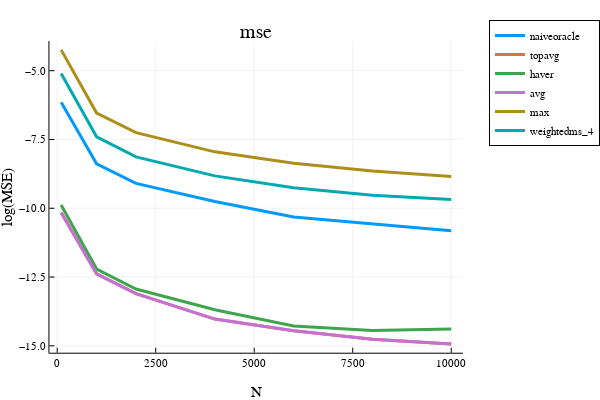

Notebook code cell kept with this figure:
### Code cell
x = opt.N_ary
i = 1; plot(opt.N_ary, log.(mse[:,i]), label=estimator_names[i], linewidth=3)
i = 2; plot!(opt.N_ary, log.(mse[:,i]), label=estimator_names[i], linewidth=3)
i = 3; plot!(opt.N_ary, log.(mse[:,i]), label=estimator_names[i], linewidth=3) 
i = 4; plot!(opt.N_ary, log.(mse[:,i]), label=estimator_names[i], linewidth=3)
i = 5; plot!(opt.N_ary, log.(mse[:,i]), label=estimator_names[i], linewidth=3)
i = 6; plot!(opt.N_ary, log.(mse[:,i]), label=estimator_names[i], linewidth=3)
plot!(xlabel="N", ylabel="log(MSE)", legend=:outertopright)  
title!("mse")

### Figure 1 — Plotly figure (JSON) as saved in the notebook; plotly's stock layout.template omitted (floating-point values rounded to 4 significant figures)
{"data": [{"colorbar": {"title": {"text": ""}}, "legendgroup": "naiveoracle", "line": {"color": "rgba(0, 154, 250, 1.000)", "dash": "solid", "shape": "linear", "width": 3}, "mode": "lines", "name": "naiveoracle", "showlegend": true, "type": "scatter", "x": [100, 1000, 2000, 4000, 6000, 8000, 10000], "xaxis": "x", "y": [-6.143, -8.386, -9.096, -9.755, -10.31, -10.58, -10.82], "yaxis": "y", "zmax": null, "zmin": null}, {"colorbar": {"title": {"text": ""}}, "legendgroup": "topavg", "line": {"color": "rgba(227, 111, 71, 1.000)", "dash": "solid", "shape": "linear", "width": 3}, "mode": "lines", "name": "topavg", "showlegend": true, "type": "scatter", "x": [100, 1000, 2000, 4000, 6000, 8000, 10000], "xaxis": "x", "y": [-10.16, -12.38, -13.1, -14.03, -14.45, -14.76, -14.93], "yaxis": "y", "zmax": null, "zmin": null}, {"colorbar": {"title": {"text": ""}}, "legendgroup": "haver", "line": {"color": "rgba(62, 164, 78, 1.000)", "dash": "solid", "shape": "linear", "width": 3}, "mode": "lines", "name": "haver", "showlegend": true, "type": "scatter", "x": [100, 1000, 2000, 4000, 6000, 8000, 10000], "xaxis": "x", "y": [-9.882, -12.21, -12.94, -13.69, -14.28, -14.44, -14.39], "yaxis": "y", "zmax": null, "zmin": null}, {"colorbar": {"title": {"text": ""}}, "legendgroup": "avg", "line": {"color": "rgba(195, 113, 210, 1.000)", "dash": "solid", "shape": "linear", "width": 3}, "mode": "lines", "name": "avg", "showlegend": true, "type": "scatter", "x": [100, 1000, 2000, 4000, 6000, 8000, 10000], "xaxis": "x", "y": [-10.16, -12.38, -13.1, -14.03, -14.45, -14.76, -14.93], "yaxis": "y", "zmax": null, "zmin": null}, {"colorbar": {"title": {"text": ""}}, "legendgroup": "max", "line": {"color": "rgba(172, 142, 24, 1.000)", "dash": "solid", "shape": "linear", "width": 3}, "mode": "lines", "name": "max", "showlegend": true, "type": "scatter", "x": [100, 1000, 2000, 4000, 6000, 8000, 10000], "xaxis": "x", "y": [-4.243, -6.539, -7.251, -7.95, -8.362, -8.642, -8.843], "yaxis": "y", "zmax": null, "zmin": null}, {"colorbar": {"title": {"text": ""}}, "legendgroup": "weightedms_4", "line": {"color": "rgba(0, 170, 174, 1.000)", "dash": "solid", "shape": "linear", "width": 3}, "mode": "lines", "name": "weightedms_4", "showlegend": true, "type": "scatter", "x": [100, 1000, 2000, 4000, 6000, 8000, 10000], "xaxis": "x", "y": [-5.103, -7.401, -8.135, -8.823, -9.254, -9.528, -9.678], "yaxis": "y", "zmax": null, "zmin": null}], "layout": {"annotations": [{"font": {"color": "rgba(0, 0, 0, 1)", "family": "sans-serif", "size": 20}, "rotation": 0, "showarrow": false, "text": "mse", "x": 0.5498, "xanchor": "center", "xref": "paper", "y": 1, "yanchor": "top", "yref": "paper"}], "height": 400, "legend": {"bgcolor": "rgba(255, 255, 255, 1.000)", "bordercolor": "rgba(0, 0, 0, 1)", "borderwidth": 1, "font": {"color": "rgba(0, 0, 0, 1)", "family": "sans-serif", "size": 11}, "title": {"font": {"color": "rgba(0, 0, 0, 1)", "family": "sans-serif", "size": 15}, "text": ""}, "tracegroupgap": 0, "traceorder": "normal", "x": 1.05, "xanchor": "upper", "y": 1, "yanchor": "right"}, "margin": {"b": 20, "l": 0, "r": 0, "t": 20}, "paper_bgcolor": "rgba(255, 255, 255, 1.000)", "plot_bgcolor": "rgba(255, 255, 255, 1.000)", "showlegend": true, "width": 600, "xaxis": {"anchor": "y", "domain": [0.1061, 0.9934], "gridcolor": "rgba(0, 0, 0, 0.1)", "gridwidth": 0.5, "linecolor": "rgba(0, 0, 0, 1)", "mirror": false, "range": [-197, 10297], "showgrid": true, "showline": true, "showticklabels": true, "tickangle": 0, "tickcolor": "rgb(0, 0, 0)", "tickfont": {"color": "rgba(0, 0, 0, 1)", "family": "sans-serif", "size": 11}, "tickmode": "array", "ticks": "inside", "ticktext": ["0", "2500", "5000", "7500", "10000"], "tickvals": [0, 2500, 5000, 7500, 10000], "title": {"font": {"color": "rgba(0, 0, 0, 1)", "family": "sans-serif", "size": 15}, "text": "N"}, "type": "linear", "visible": true, "zeroline": false, "zerolinecolor": "rgba(0, 0, 0, 1)"}, "yaxis": {"anchor": "x", "domain": [0.07581, 0.9415], "gridcolor": "rgba(0, 0, 0, 0.1)", "gridwidth": 0.5, "linecolor": "rgba(0, 0, 0, 1)", "mirror": false, "range": [-15.25, -3.923], "showgrid": true, "showline": true, "showticklabels": true, "tickangle": 0, "tickcolor": "rgb(0, 0, 0)", "tickfont": {"color": "rgba(0, 0, 0, 1)", "family": "sans-serif", "size": 11}, "tickmode": "array", "ticks": "inside", "ticktext": ["−15.0", "−12.5", "−10.0", "−7.5", "−5.0"], "tickvals": [-15, -12.5, -10, -7.5, -5], "title": {"font": {"color": "rgba(0, 0, 0, 1)", "family": "sans-serif", "size": 15}, "text": "log(MSE)"}, "type": "linear", "visible": true, "zeroline": false, "zerolinecolor": "rgba(0, 0, 0, 1)"}}}
